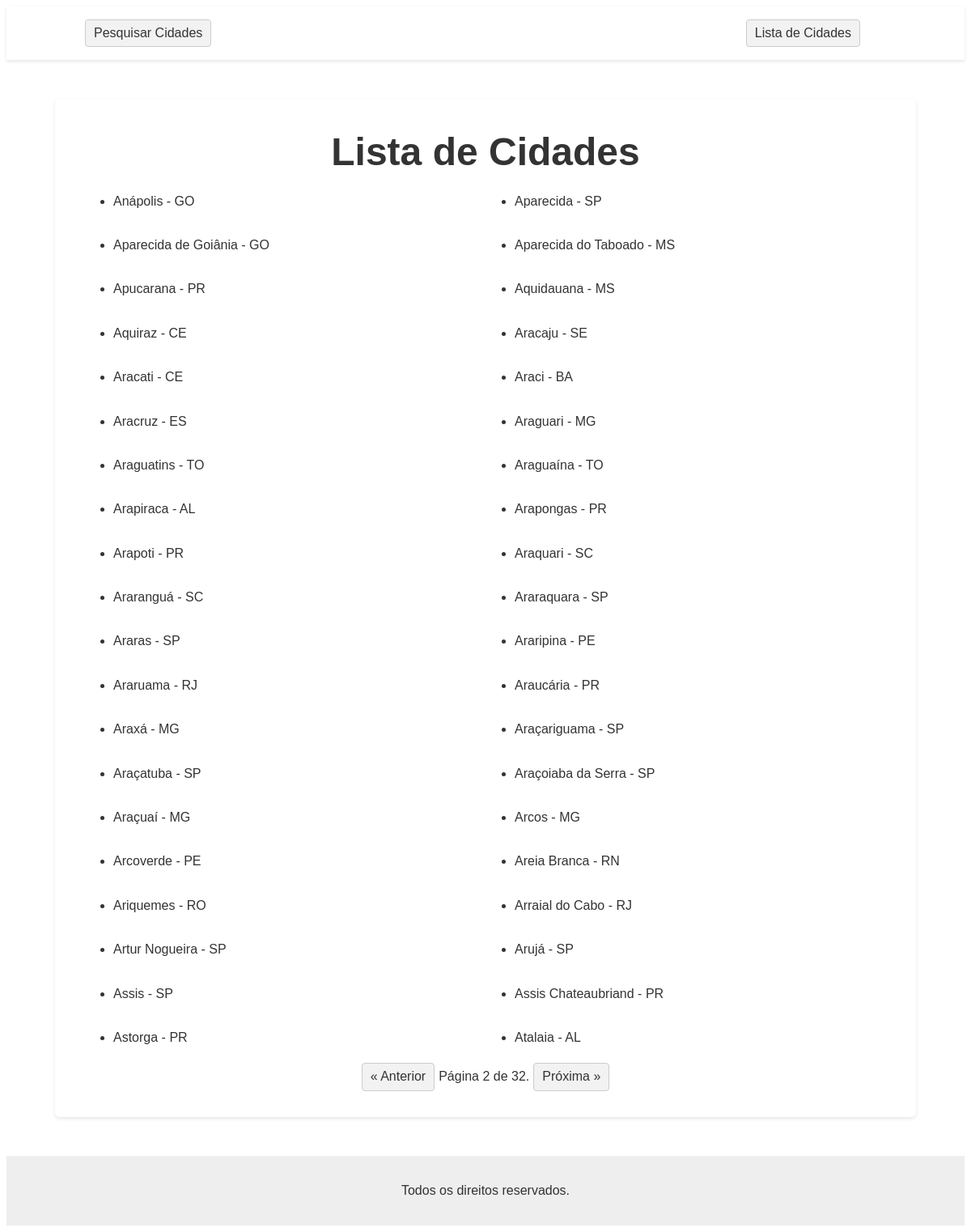
Screenshot of /?page=2 with the database file from the repository.
### findCity/models.py (models this page shows)
class City(models.Model):
	state = models.ForeignKey(State, verbose_name=u'estado',on_delete=models.CASCADE)
	name = models.CharField(max_length=100, verbose_name=u'nome da cidade', null=True, blank=True)

class State(models.Model):
	class Meta:
		verbose_name = u'estado'
	name = models.CharField(max_length=100, verbose_name=u'nome')
	slug = models.CharField(max_length=2, verbose_name=u'sigla')

### findCity/views.py (the view, shortened to what this page needs)
# urls.py: path('', CityListView.as_view(), name='city_list'),
class CityListView(ListView):
	model = City
	template_name = 'city_list.html'
	paginate_by = 40
	ordering = ['name']
	def dispatch(self, request, *args, **kwargs):
		try:
			return super().dispatch(request, *args, **kwargs)
		except Exception as e:
			return HttpResponse(str(e), status=500)

### templates/city_list.html
{% extends "base.html" %}
{% block content %}
<h1>Lista de Cidades</h1>
<ul class ="city-list">
	{% for city in object_list %}
	<li>{{ city.name }} - {{ city.state.slug }}</li>
	{% empty %}
	<li>Não há cidades para mostrar.</li>
	{% endfor %}
</ul>
{% if page_obj.has_other_pages %}
<div >
	<nav class="pagination">
		{% if page_obj.has_previous %}
			<a href="?page={{ page_obj.previous_page_number }}">&laquo; Anterior</a>
		{% endif %}
		<span>
			Página {{ page_obj.number }} de {{ page_obj.paginator.num_pages }}.
		</span>
		{% if page_obj.has_next %}
			<a href="?page={{ page_obj.next_page_number }}">Próxima &raquo;</a>
		{% endif %}
	</nav>
</div>
{% endif %}
{% endblock %}

### static/css/style.css (style rules this page uses)
body { font-family: Arial, sans-serif; font-size: 16px; line-height: 1.4; color: #333; }
h1, h2, h3 { margin: 0; }
h1 { font-size: 3em; text-align: center; }
.city-list { display: grid; grid-template-columns: 1fr 1fr; grid-gap: 2em; }
.pagination { display: flex; justify-content: center; align-items: center; margin-top: 20px; }
.pagination a { display: inline-block; padding: 5px 10px; margin: 0 5px; background-color: #f2f2f2; border: 1px solid #ccc; border-radius: 4px; color: #333; text-decoration: none; }

### rows the page displays
City: name "Anápolis", state.slug "GO"
City: name "Aparecida", state.slug "SP"
City: name "Aparecida de Goiânia", state.slug "GO"
City: name "Aparecida do Taboado", state.slug "MS"
City: name "Apucarana", state.slug "PR"
City: name "Aquidauana", state.slug "MS"
City: name "Aquiraz", state.slug "CE"
City: name "Aracaju", state.slug "SE"
City: name "Aracati", state.slug "CE"
City: name "Araci", state.slug "BA"
City: name "Aracruz", state.slug "ES"
City: name "Araguari", state.slug "MG"
City: name "Araguatins", state.slug "TO"
City: name "Araguaína", state.slug "TO"
City: name "Arapiraca", state.slug "AL"
City: name "Arapongas", state.slug "PR"
City: name "Arapoti", state.slug "PR"
City: name "Araquari", state.slug "SC"
City: name "Araranguá", state.slug "SC"
City: name "Araraquara", state.slug "SP"
City: name "Araras", state.slug "SP"
City: name "Araripina", state.slug "PE"
City: name "Araruama", state.slug "RJ"
City: name "Araucária", state.slug "PR"
City: name "Araxá", state.slug "MG"
City: name "Araçariguama", state.slug "SP"
City: name "Araçatuba", state.slug "SP"
City: name "Araçoiaba da Serra", state.slug "SP"
City: name "Araçuaí", state.slug "MG"
City: name "Arcos", state.slug "MG"
City: name "Arcoverde", state.slug "PE"
City: name "Areia Branca", state.slug "RN"
City: name "Ariquemes", state.slug "RO"
City: name "Arraial do Cabo", state.slug "RJ"
City: name "Artur Nogueira", state.slug "SP"
City: name "Arujá", state.slug "SP"
City: name "Assis", state.slug "SP"
City: name "Assis Chateaubriand", state.slug "PR"
City: name "Astorga", state.slug "PR"
City: name "Atalaia", state.slug "AL"

### other values shown
{{ page_obj.number }} "2"
{{ page_obj.paginator.num_pages }} "32"
